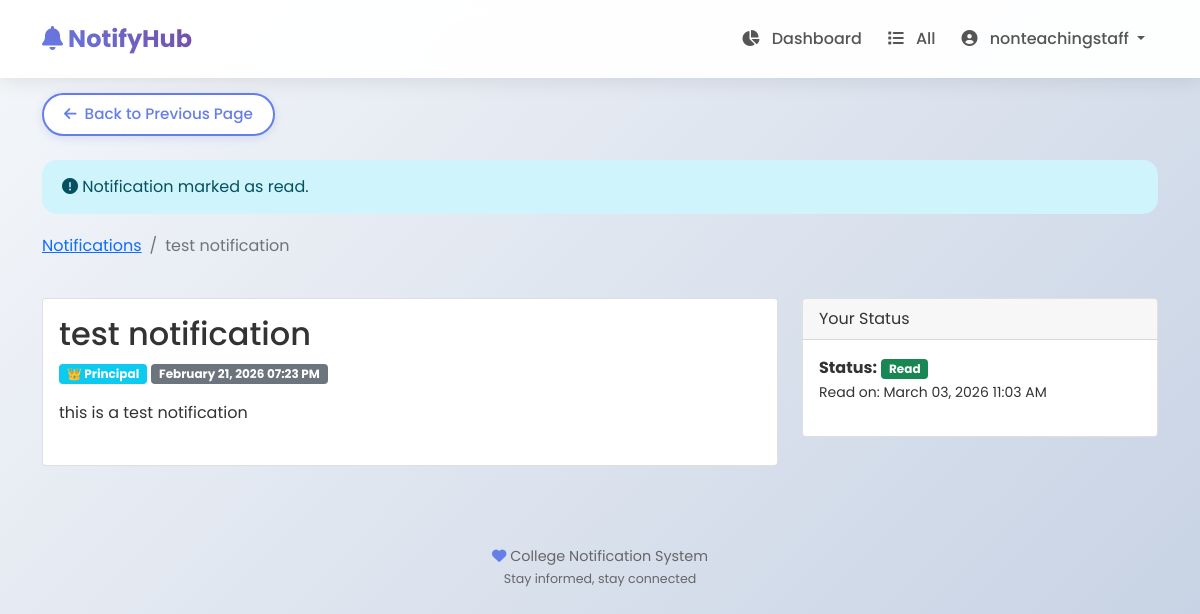
The app's page /notifications/1/ (signed in) with its own data.
### accounts/models.py (models this page shows, shortened)
class User(AbstractUser):
    ROLE_CHOICES = (
        ('principal', '👑 Principal'),
        ('teacher', '👩‍🏫 Teacher'),
        ('staff', '🧑‍💼 Non-Teaching Staff'),
        ('student', '👨‍🎓 Student'),
    )
    role = models.CharField(max_length=20, choices=ROLE_CHOICES, default='student')
    @property
    def can_send_notifications(self):
        return self.role in ['principal', 'teacher']

### notifications/models.py (models this page shows, shortened)
class Notification(models.Model):
    CATEGORY_CHOICES = (
        ('academic', '📚 Academic'),
        ('exam', '📝 Examination'),
        ('event', '🎉 Event'),
        ('holiday', '🏖️ Holiday'),
        ('urgent', '⚠️ Urgent'),
        ('general', '📢 General'),
    )
    title = models.CharField(max_length=200)
    message = models.TextField()
    sender = models.ForeignKey(
        settings.AUTH_USER_MODEL,
        on_delete=models.CASCADE,
        related_name='sent_notifications'
    )
    is_draft = models.BooleanField(default=False)
    event_date = models.DateTimeField(null=True, blank=True)
    created_at = models.DateTimeField(auto_now_add=True)
    updated_at = models.DateTimeField(auto_now=True)
    category = models.CharField(
        max_length=20,
        choices=CATEGORY_CHOICES,
        default='general'
    )
    send_to_students = models.BooleanField(default=True)
    send_to_teachers = models.BooleanField(default=False)
    send_to_staff = models.BooleanField(default=False)
    class Meta:
        ordering = ['-created_at']

class ReadStatus(models.Model):
    user = models.ForeignKey(
        settings.AUTH_USER_MODEL,
        on_delete=models.CASCADE
    )
    notification = models.ForeignKey(
        Notification,
        on_delete=models.CASCADE
    )
    is_read = models.BooleanField(default=False)
    read_at = models.DateTimeField(null=True, blank=True)
    reminder_time = models.DateTimeField(null=True, blank=True)
    class Meta:
        unique_together = ['user', 'notification']
    def mark_as_read(self):
        if not self.is_read:
            self.is_read = True
            self.read_at = timezone.now()
            self.save()

### notifications/views.py (the view)
# urls.py: path('<int:pk>/', views.notification_detail, name='notification_detail'),
@login_required
def notification_detail(request, pk):
    notification = get_object_or_404(Notification, pk=pk)
    if request.user.role in ['staff']:
        if notification.is_draft:
            messages.error(request, "You cannot view draft notifications.")
            return redirect('notification_list')
        read_status, created = ReadStatus.objects.get_or_create(
            user=request.user,
            notification=notification
        )
        if not read_status.is_read:
            read_status.mark_as_read()
            messages.info(request, "Notification marked as read.")
    user_read_status = None
    if request.user.role in ['staff']:
        user_read_status = ReadStatus.objects.filter(
            user=request.user,
            notification=notification
        ).first()
    context = {
        'notification': notification,
        'user_read_status': user_read_status,
        'can_edit': request.user == notification.sender and notification.is_draft,
    }
    return render(request, 'notifications/notification_detail.html', context)

### templates/notifications/notification_detail.html (shortened to what this page needs)
{% extends 'base.html' %}
{% block content %}
<div class="row mb-4">
    <div class="col">
        <nav aria-label="breadcrumb">
            <ol class="breadcrumb">
                <li class="breadcrumb-item"><a href="{% url 'notification_list' %}">Notifications</a></li>
                <li class="breadcrumb-item active">{{ notification.title|truncatechars:30 }}</li>
            </ol>
        </nav>
    </div>
</div>
<div class="row">
    <div class="col-md-8">
        <div class="card {% if notification.is_draft %}border-warning{% endif %}">
            <div class="card-body">
                <h2 class="card-title">{{ notification.title }}</h2>
                <div class="mb-3">
                    <span class="badge bg-info">{{ notification.sender.get_role_display }}</span>
                    <span class="badge bg-secondary">{{ notification.created_at|date:"F d, Y h:i A" }}</span>
                </div>
                <div class="card-text mb-4">
                    {{ notification.message|linebreaks }}
                </div>
            </div>
        </div>
    </div>
    <div class="col-md-4">
        {% if user.role in 'student,staff' and user_read_status %}
        <div class="card">
            <div class="card-header">
                 Your Status
            </div>
            <div class="card-body">
                <p>
                    <strong>Status:</strong>
                    {% if user_read_status.is_read %}
                        <span class="badge bg-success">Read</span>
                        <br>
                        <small>Read on: {{ user_read_status.read_at|date:"F d, Y h:i A" }}</small>
                    {% else %}
                        <span class="badge bg-warning">Unread</span>
                    {% endif %}
                </p>
            </div>
        </div>
        {% endif %}
    </div>
</div>
{% endblock %}

### templates/base.html (shortened to what this page needs)
<!DOCTYPE html>
<html lang="en">
<head>
    <link href="https://cdn.jsdelivr.net/npm/bootstrap@5.1.3/dist/css/bootstrap.min.css" rel="stylesheet">
    <link rel="stylesheet" href="https://cdnjs.cloudflare.com/ajax/libs/font-awesome/6.0.0/css/all.min.css">
    <link rel="stylesheet" href="https://cdnjs.cloudflare.com/ajax/libs/animate.css/4.1.1/animate.min.css"/>
    {% load static %}
</head>
<body>
    <nav class="navbar navbar-expand-lg navbar-modern">
        <div class="container">
            <a class="navbar-brand" href="{% url 'dashboard' %}">
                <i class="fas fa-bell"></i> NotifyHub
            </a>
            <div class="collapse navbar-collapse" id="navbarNav">
                {% if user.is_authenticated %}
                <ul class="navbar-nav ms-auto">
                    <li class="nav-item">
                        <a class="nav-link" href="{% url 'dashboard' %}">
                            <i class="fas fa-chart-pie"></i> Dashboard
                        </a>
                    </li>
                    <li class="nav-item">
                        <a class="nav-link" href="{% url 'notification_list' %}">
                            <i class="fas fa-list"></i> All
                        </a>
                    </li>
                    <li class="nav-item dropdown">
                        <a class="nav-link dropdown-toggle" href="#" id="userDropdown" role="button" data-bs-toggle="dropdown">
                            <i class="fas fa-user-circle"></i> {{ user.username }}
                        </a>
                    </li>
                </ul>
                {% endif %}
            </div>
        </div>
    </nav>
    {% if request.path != '/' and request.path != '/accounts/login/' %}
    <div class="container back-button-container">
        <button onclick="history.back()" class="back-btn">
            <i class="fas fa-arrow-left"></i> Back to Previous Page
        </button>
    </div>
    {% endif %}
    <div class="container mt-4">
        {% if messages %}
            {% for message in messages %}
                <div class="alert alert-modern alert-{{ message.tags }} animate__animated animate__fadeIn">
                    <i class="fas {% if message.tags == 'success' %}fa-check-circle{% else %}fa-exclamation-circle{% endif %}"></i>
                    {{ message }}
                </div>
            {% endfor %}
        {% endif %}
        {% block content %}
        {% endblock %}
    </div>
    <footer class="footer-modern">
        <p>
            <i class="fas fa-heart"></i> College Notification System
            <br>
            <small>Stay informed, stay connected</small>
        </p>
    </footer>
</body>
</html>

### templates/base.html (style rules this page uses)
* { margin: 0; padding: 0; box-sizing: border-box; }
body { font-family: 'Poppins', sans-serif; background: linear-gradient(135deg, #f5f7fa 0%, #c3cfe2 100%); min-height: 100vh; color: #333; }
.navbar-modern { background: rgba(255, 255, 255, 0.95); backdrop-filter: blur(10px); box-shadow: 0 2px 20px rgba(0, 0, 0, 0.1); padding: 1rem 0; }
.navbar-brand { font-weight: 700; font-size: 1.5rem; background: linear-gradient(45deg, #667eea, #764ba2); -webkit-background-clip: text; -webkit-text-fill-color: transparent; }
.nav-link { font-weight: 500; color: #555; margin: 0 5px; padding: 0.5rem 1rem; border-radius: 10px; transition: all 0.3s ease; }
.nav-link i { margin-right: 8px; }
.alert-modern { border-radius: 15px; border: none; padding: 15px 20px; margin-bottom: 20px; animation: slideInDown 0.5s ease; }
.footer-modern { text-align: center; padding: 30px 0; margin-top: 50px; color: #666; font-size: 0.9rem; }
.footer-modern i { color: #667eea; animation: heartBeat 1.5s infinite; }
.back-button-container { margin-top: 15px; margin-bottom: 5px; }
.back-btn { display: inline-flex; align-items: center; padding: 8px 20px; background: white; color: #667eea; border: 2px solid #667eea; border-radius: 50px; font-weight: 500; transition: all 0.3s ease; cursor: pointer; box-shadow: 0 2px 10px rgba(102, 126, 234, 0.2); text-decoration: none; font-size: 0.95rem; }
.back-btn i { margin-right: 8px; font-size: 0.9rem; }

### records on screen
User: username "nonteachingstaff"
Notification: title "test notification", sender.role "👑 Principal", created_at "February 21, 2026 07:23 PM", message "this is a test notification"
ReadStatus: read_at "March 03, 2026 11:03 AM"

### other values on screen
{{ message }} "Notification marked as read."
